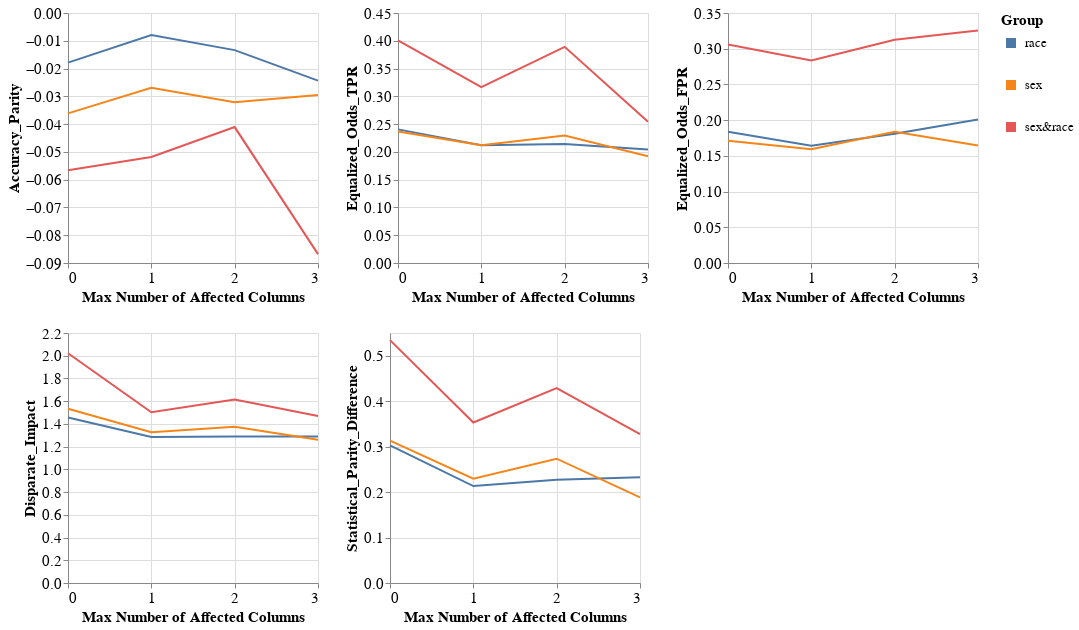

Notebook code cell kept with this figure:
### Code cell
visualizer.create_groups_grid_pct_lines_plot(model_name=MODEL_NAMES[0],
                                             target_preprocessing_technique=PREPROCESSING_TECHNIQUES[0],
                                             group_metrics_type='fairness',
                                             mode='max_num_columns')

### Figure 1 — Vega-Lite specification as saved in the notebook (floating-point values rounded to 4 significant figures)
{"config": {"view": {"continuousWidth": 400, "continuousHeight": 300}, "axis": {"labelFontSize": 15, "titleFontSize": 15}, "legend": {"labelFontSize": 13, "symbolStrokeWidth": 10, "titleFontSize": 15}}, "vconcat": [{"hconcat": [{"mark": "line", "encoding": {"color": {"field": "Group", "type": "nominal"}, "x": {"axis": {"tickMinStep": 1}, "field": "Percentage", "title": "Max Number of Affected Columns", "type": "quantitative"}, "y": {"field": "Metric_Value", "title": "Accuracy_Parity", "type": "quantitative"}}, "height": 250, "width": 250}, {"data": {"name": "data-79fcfc4ffb91cd126706f5cce35d1b15"}, "mark": "line", "encoding": {"color": {"field": "Group", "type": "nominal"}, "x": {"axis": {"tickMinStep": 1}, "field": "Percentage", "title": "Max Number of Affected Columns", "type": "quantitative"}, "y": {"field": "Metric_Value", "title": "Equalized_Odds_TPR", "type": "quantitative"}}, "height": 250, "width": 250}, {"data": {"name": "data-d53a012f8832542fe0c823738715e300"}, "mark": "line", "encoding": {"color": {"field": "Group", "type": "nominal"}, "x": {"axis": {"tickMinStep": 1}, "field": "Percentage", "title": "Max Number of Affected Columns", "type": "quantitative"}, "y": {"field": "Metric_Value", "title": "Equalized_Odds_FPR", "type": "quantitative"}}, "height": 250, "width": 250}]}, {"hconcat": [{"mark": "line", "encoding": {"color": {"field": "Group", "type": "nominal"}, "x": {"axis": {"tickMinStep": 1}, "field": "Percentage", "title": "Max Number of Affected Columns", "type": "quantitative"}, "y": {"field": "Metric_Value", "title": "Disparate_Impact", "type": "quantitative"}}, "height": 250, "width": 250}, {"data": {"name": "data-cfc6209a0b09768912ca2b6f2ec97f80"}, "mark": "line", "encoding": {"color": {"field": "Group", "type": "nominal"}, "x": {"axis": {"tickMinStep": 1}, "field": "Percentage", "title": "Max Number of Affected Columns", "type": "quantitative"}, "y": {"field": "Metric_Value", "title": "Statistical_Parity_Difference", "type": "quantitative"}}, "height": 250, "width": 250}], "data": {"name": "data-31587c26ef48de7a0b4cc32e7a1221b1"}}], "data": {"name": "data-e37358c07a93ca4b7bf0f1f8e9c5aee5"}, "$schema": "https://vega.github.io/schema/vega-lite/v4.17.0.json", "datasets": {"data-e37358c07a93ca4b7bf0f1f8e9c5aee5": [{"Model_Name": "DecisionTreeClassifier", "Metric": "Accuracy_Parity", "Group": "race", "Metric_Value": -0.01788, "Percentage": 0.0}, {"Model_Name": "DecisionTreeClassifier", "Metric": "Accuracy_Parity", "Group": "sex", "Metric_Value": -0.03614, "Percentage": 0.0}, {"Model_Name": "DecisionTreeClassifier", "Metric": "Accuracy_Parity", "Group": "sex&race", "Metric_Value": -0.05657, "Percentage": 0.0}, {"Model_Name": "DecisionTreeClassifier", "Metric": "Accuracy_Parity", "Group": "race", "Metric_Value": -0.007959, "Percentage": 1.0}, {"Model_Name": "DecisionTreeClassifier", "Metric": "Accuracy_Parity", "Group": "sex", "Metric_Value": -0.02693, "Percentage": 1.0}, {"Model_Name": "DecisionTreeClassifier", "Metric": "Accuracy_Parity", "Group": "sex&race", "Metric_Value": -0.05181, "Percentage": 1.0}, {"Model_Name": "DecisionTreeClassifier", "Metric": "Accuracy_Parity", "Group": "race", "Metric_Value": -0.01335, "Percentage": 2.0}, {"Model_Name": "DecisionTreeClassifier", "Metric": "Accuracy_Parity", "Group": "sex", "Metric_Value": -0.03214, "Percentage": 2.0}, {"Model_Name": "DecisionTreeClassifier", "Metric": "Accuracy_Parity", "Group": "sex&race", "Metric_Value": -0.04107, "Percentage": 2.0}, {"Model_Name": "DecisionTreeClassifier", "Metric": "Accuracy_Parity", "Group": "race", "Metric_Value": -0.02434, "Percentage": 3.0}, {"Model_Name": "DecisionTreeClassifier", "Metric": "Accuracy_Parity", "Group": "sex", "Metric_Value": -0.02953, "Percentage": 3.0}, {"Model_Name": "DecisionTreeClassifier", "Metric": "Accuracy_Parity", "Group": "sex&race", "Metric_Value": -0.08679, "Percentage": 3.0}], "data-79fcfc4ffb91cd126706f5cce35d1b15": [{"Model_Name": "DecisionTreeClassifier", "Metric": "Equalized_Odds_TPR", "Group": "race", "Metric_Value": 0.2405, "Percentage": 0.0}, {"Model_Name": "DecisionTreeClassifier", "Metric": "Equalized_Odds_TPR", "Group": "sex", "Metric_Value": 0.2366, "Percentage": 0.0}, {"Model_Name": "DecisionTreeClassifier", "Metric": "Equalized_Odds_TPR", "Group": "sex&race", "Metric_Value": 0.4006, "Percentage": 0.0}, {"Model_Name": "DecisionTreeClassifier", "Metric": "Equalized_Odds_TPR", "Group": "race", "Metric_Value": 0.2118, "Percentage": 1.0}, {"Model_Name": "DecisionTreeClassifier", "Metric": "Equalized_Odds_TPR", "Group": "sex", "Metric_Value": 0.2118, "Percentage": 1.0}, {"Model_Name": "DecisionTreeClassifier", "Metric": "Equalized_Odds_TPR", "Group": "sex&race", "Metric_Value": 0.3166, "Percentage": 1.0}, {"Model_Name": "DecisionTreeClassifier", "Metric": "Equalized_Odds_TPR", "Group": "race", "Metric_Value": 0.2141, "Percentage": 2.0}, {"Model_Name": "DecisionTreeClassifier", "Metric": "Equalized_Odds_TPR", "Group": "sex", "Metric_Value": 0.2294, "Percentage": 2.0}, {"Model_Name": "DecisionTreeClassifier", "Metric": "Equalized_Odds_TPR", "Group": "sex&race", "Metric_Value": 0.389, "Percentage": 2.0}, {"Model_Name": "DecisionTreeClassifier", "Metric": "Equalized_Odds_TPR", "Group": "race", "Metric_Value": 0.2045, "Percentage": 3.0}, {"Model_Name": "DecisionTreeClassifier", "Metric": "Equalized_Odds_TPR", "Group": "sex", "Metric_Value": 0.1922, "Percentage": 3.0}, {"Model_Name": "DecisionTreeClassifier", "Metric": "Equalized_Odds_TPR", "Group": "sex&race", "Metric_Value": 0.2542, "Percentage": 3.0}], "data-d53a012f8832542fe0c823738715e300": [{"Model_Name": "DecisionTreeClassifier", "Metric": "Equalized_Odds_FPR", "Group": "race", "Metric_Value": 0.1838, "Percentage": 0.0}, {"Model_Name": "DecisionTreeClassifier", "Metric": "Equalized_Odds_FPR", "Group": "sex", "Metric_Value": 0.1712, "Percentage": 0.0}, {"Model_Name": "DecisionTreeClassifier", "Metric": "Equalized_Odds_FPR", "Group": "sex&race", "Metric_Value": 0.3058, "Percentage": 0.0}, {"Model_Name": "DecisionTreeClassifier", "Metric": "Equalized_Odds_FPR", "Group": "race", "Metric_Value": 0.1643, "Percentage": 1.0}, {"Model_Name": "DecisionTreeClassifier", "Metric": "Equalized_Odds_FPR", "Group": "sex", "Metric_Value": 0.1594, "Percentage": 1.0}, {"Model_Name": "DecisionTreeClassifier", "Metric": "Equalized_Odds_FPR", "Group": "sex&race", "Metric_Value": 0.2836, "Percentage": 1.0}, {"Model_Name": "DecisionTreeClassifier", "Metric": "Equalized_Odds_FPR", "Group": "race", "Metric_Value": 0.181, "Percentage": 2.0}, {"Model_Name": "DecisionTreeClassifier", "Metric": "Equalized_Odds_FPR", "Group": "sex", "Metric_Value": 0.1836, "Percentage": 2.0}, {"Model_Name": "DecisionTreeClassifier", "Metric": "Equalized_Odds_FPR", "Group": "sex&race", "Metric_Value": 0.3125, "Percentage": 2.0}, {"Model_Name": "DecisionTreeClassifier", "Metric": "Equalized_Odds_FPR", "Group": "race", "Metric_Value": 0.2008, "Percentage": 3.0}, {"Model_Name": "DecisionTreeClassifier", "Metric": "Equalized_Odds_FPR", "Group": "sex", "Metric_Value": 0.1645, "Percentage": 3.0}, {"Model_Name": "DecisionTreeClassifier", "Metric": "Equalized_Odds_FPR", "Group": "sex&race", "Metric_Value": 0.3254, "Percentage": 3.0}], "data-31587c26ef48de7a0b4cc32e7a1221b1": [{"Model_Name": "DecisionTreeClassifier", "Metric": "Disparate_Impact", "Group": "race", "Metric_Value": 1.457, "Percentage": 0.0}, {"Model_Name": "DecisionTreeClassifier", "Metric": "Disparate_Impact", "Group": "sex", "Metric_Value": 1.533, "Percentage": 0.0}, {"Model_Name": "DecisionTreeClassifier", "Metric": "Disparate_Impact", "Group": "sex&race", "Metric_Value": 2.022, "Percentage": 0.0}, {"Model_Name": "DecisionTreeClassifier", "Metric": "Disparate_Impact", "Group": "race", "Metric_Value": 1.286, "Percentage": 1.0}, {"Model_Name": "DecisionTreeClassifier", "Metric": "Disparate_Impact", "Group": "sex", "Metric_Value": 1.327, "Percentage": 1.0}, {"Model_Name": "DecisionTreeClassifier", "Metric": "Disparate_Impact", "Group": "sex&race", "Metric_Value": 1.502, "Percentage": 1.0}, {"Model_Name": "DecisionTreeClassifier", "Metric": "Disparate_Impact", "Group": "race", "Metric_Value": 1.289, "Percentage": 2.0}, {"Model_Name": "DecisionTreeClassifier", "Metric": "Disparate_Impact", "Group": "sex", "Metric_Value": 1.375, "Percentage": 2.0}, {"Model_Name": "DecisionTreeClassifier", "Metric": "Disparate_Impact", "Group": "sex&race", "Metric_Value": 1.614, "Percentage": 2.0}, {"Model_Name": "DecisionTreeClassifier", "Metric": "Disparate_Impact", "Group": "race", "Metric_Value": 1.288, "Percentage": 3.0}, {"Model_Name": "DecisionTreeClassifier", "Metric": "Disparate_Impact", "Group": "sex", "Metric_Value": 1.261, "Percentage": 3.0}, {"Model_Name": "DecisionTreeClassifier", "Metric": "Disparate_Impact", "Group": "sex&race", "Metric_Value": 1.47, "Percentage": 3.0}], "data-cfc6209a0b09768912ca2b6f2ec97f80": [{"Model_Name": "DecisionTreeClassifier", "Metric": "Statistical_Parity_Difference", "Group": "race", "Metric_Value": 0.3027, "Percentage": 0.0}, {"Model_Name": "DecisionTreeClassifier", "Metric": "Statistical_Parity_Difference", "Group": "sex", "Metric_Value": 0.3132, "Percentage": 0.0}, {"Model_Name": "DecisionTreeClassifier", "Metric": "Statistical_Parity_Difference", "Group": "sex&race", "Metric_Value": 0.5344, "Percentage": 0.0}, {"Model_Name": "DecisionTreeClassifier", "Metric": "Statistical_Parity_Difference", "Group": "race", "Metric_Value": 0.2133, "Percentage": 1.0}, {"Model_Name": "DecisionTreeClassifier", "Metric": "Statistical_Parity_Difference", "Group": "sex", "Metric_Value": 0.2294, "Percentage": 1.0}, {"Model_Name": "DecisionTreeClassifier", "Metric": "Statistical_Parity_Difference", "Group": "sex&race", "Metric_Value": 0.3532, "Percentage": 1.0}, {"Model_Name": "DecisionTreeClassifier", "Metric": "Statistical_Parity_Difference", "Group": "race", "Metric_Value": 0.227, "Percentage": 2.0}, {"Model_Name": "DecisionTreeClassifier", "Metric": "Statistical_Parity_Difference", "Group": "sex", "Metric_Value": 0.2734, "Percentage": 2.0}, {"Model_Name": "DecisionTreeClassifier", "Metric": "Statistical_Parity_Difference", "Group": "sex&race", "Metric_Value": 0.4289, "Percentage": 2.0}, {"Model_Name": "DecisionTreeClassifier", "Metric": "Statistical_Parity_Difference", "Group": "race", "Metric_Value": 0.2326, "Percentage": 3.0}, {"Model_Name": "DecisionTreeClassifier", "Metric": "Statistical_Parity_Difference", "Group": "sex", "Metric_Value": 0.1886, "Percentage": 3.0}, {"Model_Name": "DecisionTreeClassifier", "Metric": "Statistical_Parity_Difference", "Group": "sex&race", "Metric_Value": 0.3276, "Percentage": 3.0}]}}
